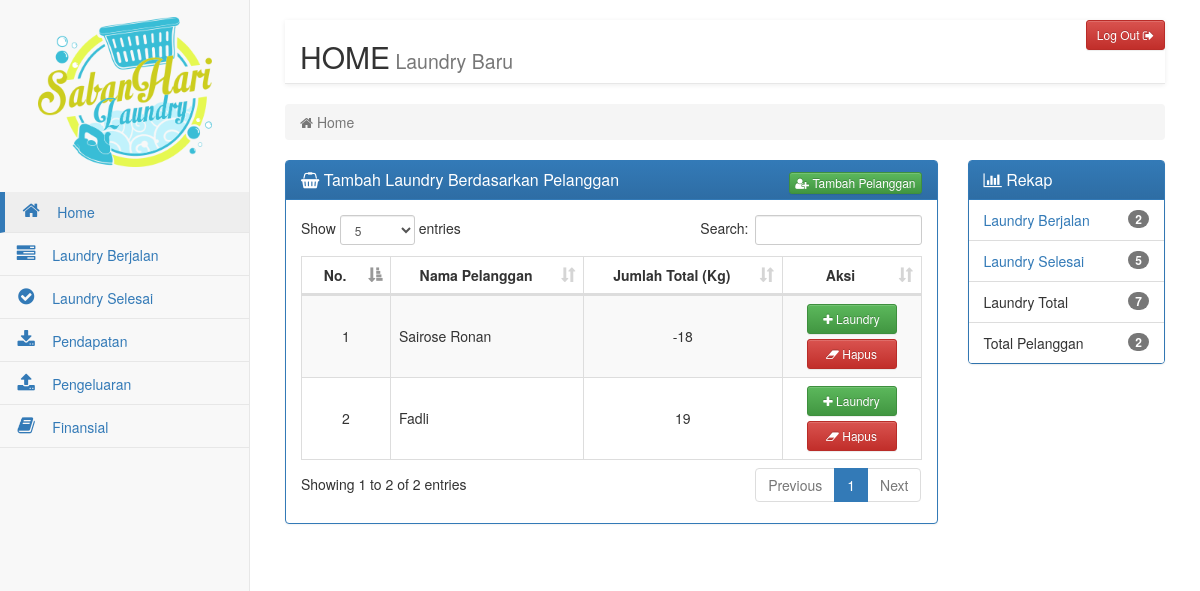
Screenshot of /pages/home.php (signed in) with the database file from the repository.
### tables this page shows
CREATE TABLE `tb_pelanggan` (
  `id_pelanggan` int(11) NOT NULL,
  `nama_pelanggan` varchar(30) NOT NULL,
  `total_kilo` float NOT NULL,
  `diskon` int(11) NOT NULL
);

### functions/functions.php (called while the page is built, shortened)
<?php
	function koneksi(){
	    $conn = mysqli_connect("localhost", "root", "") or die ("Koneksi ke database gagal");
	    mysqli_select_db($conn, "laundry") or die("Database Salah");
	    return $conn;
	}
	function tampil($query){
		$conn = koneksi();
		$result = mysqli_query($conn, $query);
		$rows = array();
		while ($row = mysqli_fetch_assoc($result)) {
			$rows[] = $row;
		}
		return $rows;
	}
	function hitung_record($query){
		$conn = koneksi();
		$result = mysqli_query($conn, $query);
		$row = mysqli_fetch_assoc($result);
		$num_results = $row["total"];
		return $num_results;
	}
?>

### pages/home.php (the view, shortened to what this page needs)
<?php
    require '../functions/functions.php';
    $query = "SELECT id_pelanggan, nama_pelanggan, total_kilo FROM tb_pelanggan ORDER BY id_pelanggan DESC";
    $data_pelanggan = tampil($query);
    $order_ongoing = hitung_record("
                        SELECT COUNT(no_transaksi) AS total
                        FROM tb_transaksi
                        WHERE status_laundry = 0;
                    ");
    $order_completed = hitung_record("
                        SELECT COUNT(no_transaksi) AS total
                        FROM tb_transaksi
                        WHERE status_laundry = 1;
                    ");
    $order_total = hitung_record("
                        SELECT COUNT(no_transaksi) AS total
                        FROM tb_transaksi;
                    ");
    $pelanggan_total = hitung_record("
                        SELECT COUNT(id_pelanggan) AS total
                        FROM tb_pelanggan;
                    ");
    $counter = 1;
?>
<!DOCTYPE html>
<html lang="en">
<?php require '../templates/header.php'; ?>
<body>
    <div id="wrapper">
        <?php require '../templates/nav.php'; ?>
        <div id="page-content-wrapper">
            <div class="container-fluid">
                <?php require '../templates/nav-top.php'; ?>
                <br>
                <div class="row">
                    <div class="col-md-12">
                        <ol class="breadcrumb">
                            <li class="active"><i class="fa fa-home" aria-hidden="true"></i> Home</li>
                        </ol>
                    </div>
                </div>
                <div class="row">
                    <div class="col-md-9">
                        <div class="panel panel-primary panel-pelanggan">
                            <div class="panel-heading">
                                <div class="pull-right">
                                    <div class="btn-group">
                                    <a href="tambah-pelanggan.php" type="button" class="btn btn-success btn-xs">
                                        <i class="fa fa-user-plus" aria-hidden="true"></i> Tambah Pelanggan
                                    </a>
                                    </div>
                                </div>
                                <h3 class="panel-title"><i class="fa fa-shopping-basket" aria-hidden="true"></i> Tambah Laundry Berdasarkan Pelanggan</h3>
                            </div>
                            <div class="panel-body">
                                <div class="table-responsive">
                                    <table id="tabel" class="table table-hover table-striped table-bordered">
                                        <thead>
                                            <tr>
                                                <th width="50px">No.</th>
                                                <th>Nama Pelanggan</th>
                                                <th>Jumlah Total (Kg)</th>
                                                <th width="100px">Aksi</th>
                                            </tr>
                                        </thead>
                                        <tbody>
                                    <?php   foreach ($data_pelanggan as $pelanggan): ?>
                                                <tr>
                                                    <td align="center"><?php echo $counter ?></td>
                                                    <td><?php echo $pelanggan["nama_pelanggan"]; ?></td>
                                                    <td align="center"><?php echo $pelanggan["total_kilo"]; ?></td>
                                                    <td>
                                                        <a href="input-transaksi.php?id=<?php echo $pelanggan['id_pelanggan']; ?>" type="button" class="btn btn-success btn-sm center-block clearfix" style="margin-bottom : 5px; width : 90px;"><i class="fa fa-plus" aria-hidden="true"></i> Laundry</a>
                                                        <a href="hapus.php?id=<?php echo $pelanggan['id_pelanggan']; ?>&type=1" onclick="return confirm('Anda akan menghapus data pelanggan <?php echo $pelanggan["nama_pelanggan"]; ?>')" type="button" class="btn btn-danger btn-sm center-block clearfix" style="width : 90px;"><i class="fa fa-eraser" aria-hidden="true"></i> Hapus</a>
                                                    </td>
                                                </tr>
                                    <?php   $counter++;
                                            endforeach ?>
                                        </tbody>
                                    </table>
                                </div>
                            </div>
                        </div>
                    </div>
                    <div class="col-md-3">
                        <div class="panel panel-primary">
                            <div class="panel-heading">
                            <h3 class="panel-title"><i class="fa fa-bar-chart" aria-hidden="true"></i> Rekap</h3>
                            </div>
                            <ul class="list-group">
                                <li class="list-group-item"><a href="order-ongoing.php">Laundry Berjalan</a><span class="badge pull-right"><?php echo $order_ongoing; ?></span></li>
                                <li class="list-group-item"><a href="order-completed.php">Laundry Selesai</a><span class="badge pull-right"><?php echo $order_completed; ?></span></li>
                                <li class="list-group-item">Laundry Total<span class="badge pull-right"><?php echo $order_total; ?></span></li>
                                <li class="list-group-item">Total Pelanggan<span class="badge pull-right"><?php echo $pelanggan_total; ?></span></li>
                            </ul>
                        </div>
                    </div>
                </div>
            </div>
        </div>
    </div>
</body>
</html>

### css/style.css (style rules this page uses)
html { overflow-y: scroll; }
#wrapper { padding-left: 0; -webkit-transition: all 0.5s ease; -moz-transition: all 0.5s ease; -o-transition: all 0.5s ease; transition: all 0.5s ease; overflow: hidden; }
#page-content-wrapper { position: absolute; padding: 15px; width: 100%; overflow-x: hidden; }
@media (min-width:768px) { #wrapper { padding-left: 250px; } }
@media (min-width:768px) { #page-content-wrapper { padding: 20px; position: relative; -webkit-transition: all 0.5s ease; -moz-transition: all 0.5s ease; -o-transition: all 0.5s ease; transition: all 0.5s ease; } }
.table th { text-align: center; }
.table th, td { vertical-align: middle !important; }

### rows the page displays
tb_pelanggan: nama_pelanggan "Sairose Ronan", total_kilo "-18"
tb_pelanggan: nama_pelanggan "Fadli", total_kilo "19"

### other values shown
$header_name "HOME"
$sub_header_name "Laundry Baru"
$order_ongoing "2"
$order_completed "5"
$order_total "7"
$pelanggan_total "2"
